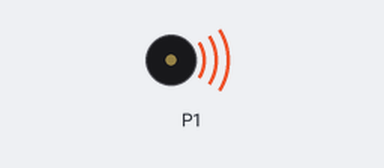
Simulated run of this program. Board: BBC micro:bit running MicroPython. On the bench: buzzer (waves = sounding).

Above: at 0.3 s.
Timing chart, 0 to 23.4 s (numbered marks = the images above):
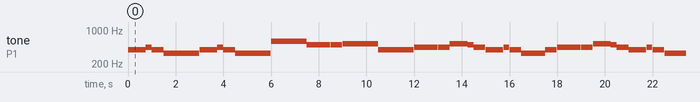

The program:

cicha_noc.py
```python
from microbit import *
import music

cicha_noc = ['g4:6', 'a4:2', 'g4:4', 'e4:12', 'g4:6', 'a4:2', 'g4:4', 'e4:12',
    'd5:8', 'd5:4', 'b4:8', 'b4:4', 'c5:8', 'c5:4', 'g4:12',
    'a4:8', 'a4:4', 'c5:6', 'b4:2', 'a4:4', 'g4:6', 'a4:2', 'g4:4', 'e4:8', 'g4:4',
    'a4:8', 'a4:4', 'c5:6', 'b4:2', 'a4:4', 'g4:6', 'a4:2', 'g4:4', 'e4:8', 'g4:4',
    'd5:8', 'd5:4', 'f5:6', 'd5:2', 'b4:4', 'c5:12', 'e5:4', 'r:8',
    'c5:6', 'g4:2', 'e4:4', 'g4:6', 'f4:2', 'd4:4', 'c4:16', 'r:8'
]
music.play(cicha_noc, pin=pin1, wait=False, loop=True)
```

Measured:
- by itself, tone on P1: plays 392 Hz for 0.74 s, 440 Hz for 0.24 s, 392 Hz for 0.49 s, 330 Hz for 1.5 s, 392 Hz for 0.74 s, 440 Hz for 0.24 s … (179 notes in this stretch)
